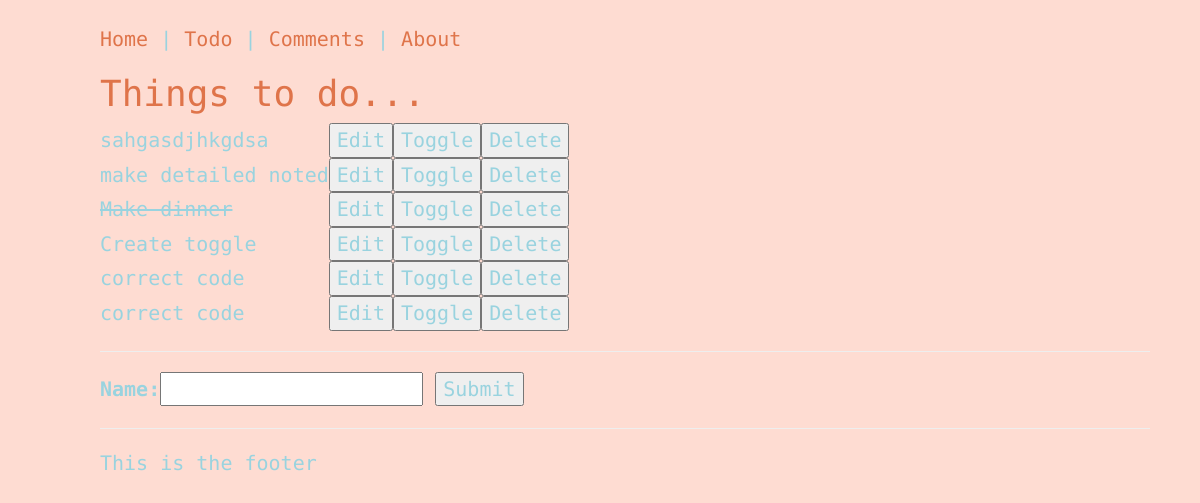
/todo/, run on an earlier commit of the app's database.
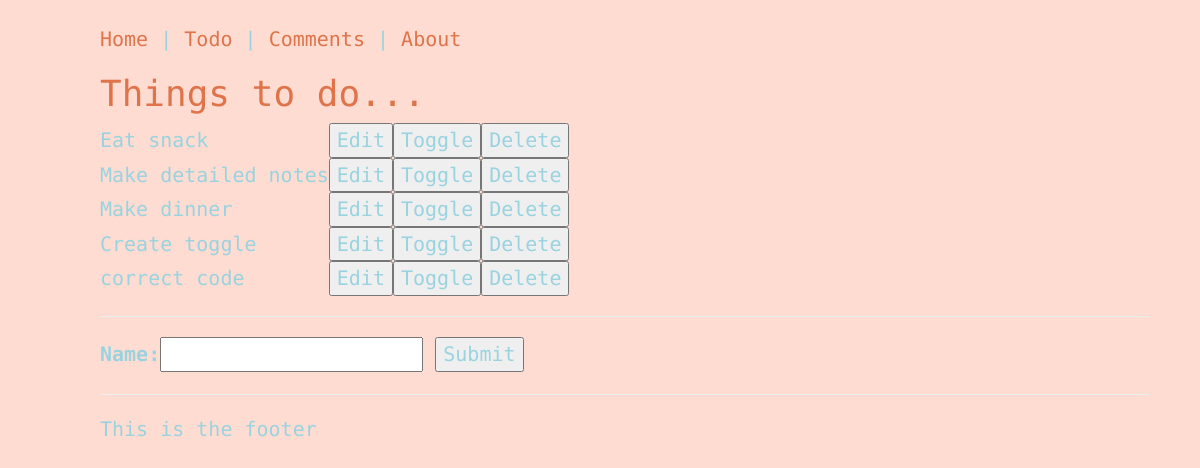
And on a later commit of the database.
### todo/models.py (models this page shows, shortened)
class TodoItem(models.Model):
    name = models.CharField(max_length=30, blank=False)
    done = models.BooleanField(blank=False, default=False)

### todo/views.py (the view)
def get_index(request):
    if request.method == "POST":
        print("It's the POST")
        form = TodoItemForm(request.POST)
        if form.is_valid():
            form.save()
    else:
        print("It's the GET")
    form = TodoItemForm()
    items = TodoItem.objects.all()
    return render(request, "todo/index.html", {'items': items, 'form': form})

### todo/forms.py
class TodoItemForm(forms.ModelForm):
    class Meta:
        model = TodoItem
        fields = ('name',)

### todo/templates/todo/index.html (shortened to what this page needs)
{% extends 'home/base.html' %}
{% block content %}
    <h1>Things to do...</h1>
    <table>
        {% for item in items %}
        <tr>
            {% if item.done %}
            <td><strike>{{ item.name }}</strike></td>
            {% else %}
            <td>{{ item.name }}</td>
            {% endif %}
            <td>
                <form action="{% url 'todo_edit' item.id %}"><input type="submit" value="Edit"></form>
            </td>
            <td>
                <form method="POST" action="{% url 'todo_toggle' item.id %}">{% csrf_token %}<input type="submit" value="Toggle"></form>
            </td>
            <td>
                <form method="POST" action="{% url 'make_todo_go_bye_bye' item.id %}">{% csrf_token %}<input type="submit" value="Delete"></form>
            </td>
        </tr>
        {% empty %}
        <p>You have nothing to do.</p>
        {% endfor %}
    </table>
    <hr>
    <form method="POST">
        {{ form }}
        <input type="submit" value="Submit"/>
    </form>
{% endblock content %}

### home/templates/home/base.html (shortened to what this page needs)
<!DOCTYPE html>
<html lang="en">
<head>
    {% load static %}
    <link rel="stylesheet" href="//maxcdn.bootstrapcdn.com/bootstrap/3.3.7/css/bootstrap.min.css">
    <link rel="stylesheet" href="//maxcdn.bootstrapcdn.com/bootstrap/3.3.7/css/bootstrap-theme.min.css">
    <link rel="stylesheet" type="text/css" href="{% static 'home/style.css' %}">
</head>
<body>
    <a href="{% url 'home' %}">Home</a> |
    <a href="{% url 'todo_index' %}">Todo</a> |
    <a href="{% url 'comments_index' %}">Comments</a> |
    <a href="{% url 'home' %}">About</a>
    {% block content %}
    {% endblock %}
    {% block footer %}
    <hr>
    <p>This is the footer</p>
    {% endblock footer %}
</body>
</html>

### home/static/home/style.css (style rules this page uses)
h1 { color: #DF744A; }
body { background-color: #FEDCD2; font-family: 'Roboto Mono', monospace; margin: 25px 50px 75px 100px; color: #99d3df; font-size: 2rem; }
a { color: #DF744A; }

What changed in the data, as far as the page shows it:
removed TodoItem: name "correct code"
changed TodoItem: name "sahgasdjhkgdsa" → "Eat snack"
changed TodoItem: name "make detailed noted" → "Make detailed notes"
changed TodoItem "Make dinner": done True → False (drawn)
